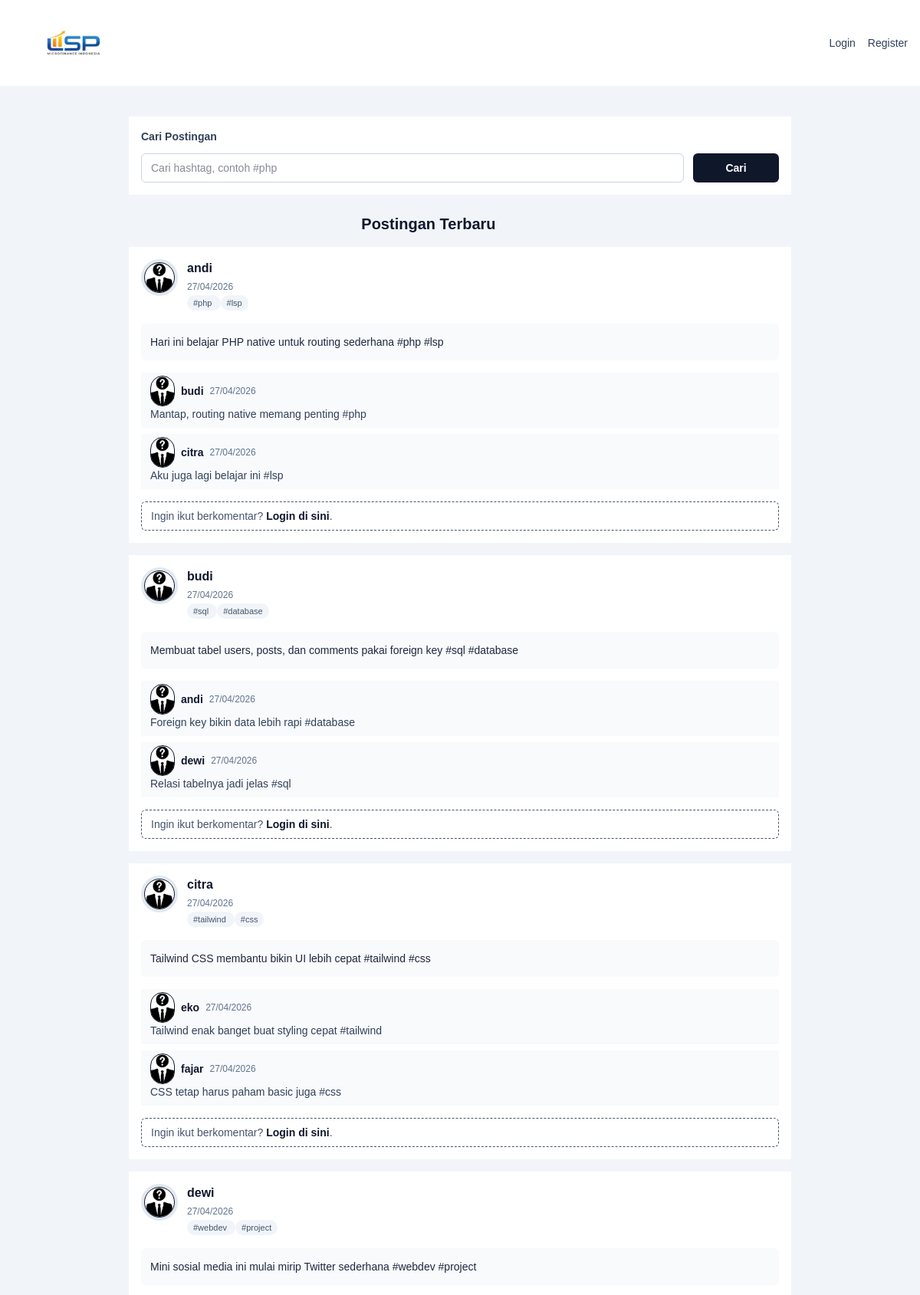
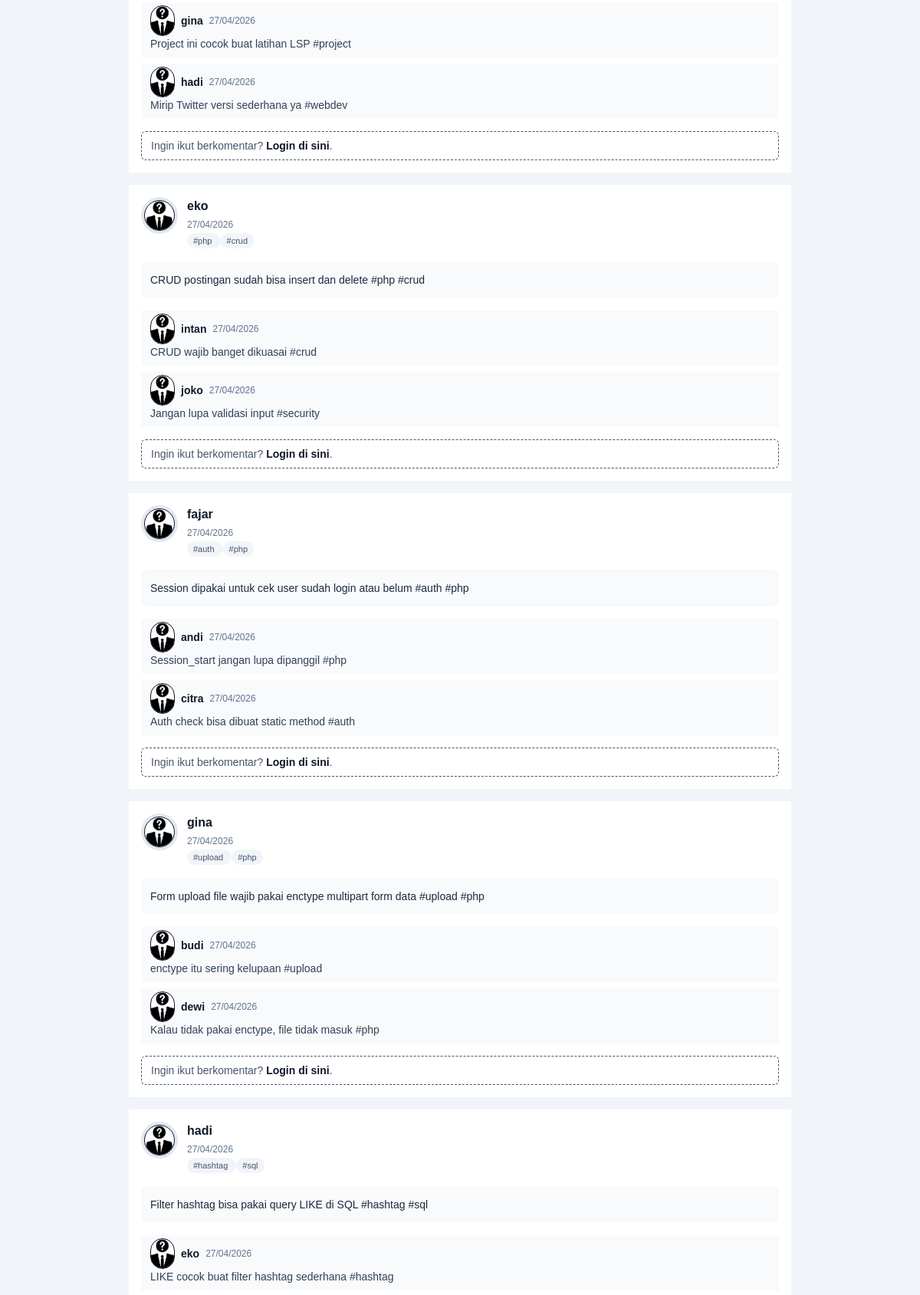
The page / (upper part) on the database its author committed (2 pictures, top to bottom).
### tables this page shows
CREATE TABLE posts (
    id INT AUTO_INCREMENT PRIMARY KEY,
    user_id INT NOT NULL,
    text VARCHAR(250) NOT NULL,

    image LONGBLOB,
    image_type VARCHAR(100),

    file LONGBLOB,
    file_name VARCHAR(255),
    file_type VARCHAR(100),

    created_at DATETIME DEFAULT CURRENT_TIMESTAMP,
    updated_at DATETIME DEFAULT CURRENT_TIMESTAMP ON UPDATE CURRENT_TIMESTAMP,

    FOREIGN KEY (user_id) REFERENCES users(id) ON DELETE CASCADE
);

CREATE TABLE users (
    id INT AUTO_INCREMENT PRIMARY KEY,
    username VARCHAR(100) NOT NULL UNIQUE,
    password VARCHAR(255) NOT NULL,
    bio TEXT,
    photo LONGBLOB,
    photo_type VARCHAR(100),
    created_at DATETIME DEFAULT CURRENT_TIMESTAMP
);

CREATE TABLE comments (
    id INT AUTO_INCREMENT PRIMARY KEY,
    post_id INT NOT NULL,
    user_id INT NOT NULL,
    text VARCHAR(250) NOT NULL,

    image LONGBLOB,
    image_type VARCHAR(100),

    file LONGBLOB,
    file_name VARCHAR(255),
    file_type VARCHAR(100),

    created_at DATETIME DEFAULT CURRENT_TIMESTAMP,
    updated_at DATETIME DEFAULT CURRENT_TIMESTAMP ON UPDATE CURRENT_TIMESTAMP,

    FOREIGN KEY (post_id) REFERENCES posts(id) ON DELETE CASCADE,
    FOREIGN KEY (user_id) REFERENCES users(id) ON DELETE CASCADE
);

### app/controller/PostController.php (called while the page is built, shortened)
<?php
class PostController
{
    public static function index()
    {
        global $conn;
        $hashtag = $_GET['hashtag'] ?? "";
        $sql = "
            SELECT posts.*, users.username, users.photo, users.photo_type
            FROM posts
            JOIN users ON posts.user_id = users.id
        ";
        $sql .= " ORDER BY posts.created_at DESC";
        $posts = mysqli_query($conn, $sql);
        require ROOT_DIR . "/public/view/home/index.php";
    }
}

### app/controller/AuthController.php (called while the page is built, shortened)
<?php
class AuthController
{
    public static function check_auth()
    {
        return isset($_SESSION['user_id']);
    }
}

### public/view/home/index.php (the view, shortened to what this page needs)
<!DOCTYPE html>
<html lang="id">
<head>
    <link rel="stylesheet" href="<?= ASSET_URL ?>dist/css/output.css">
</head>
<body>
    <?php include __DIR__ . "/../layouts/header/index.php"; ?>
    <div class="mx-auto min-h-screen p-4 max-w-4xl ">
        <section class="mb-6">
            <form method="GET" action="<?= BASE_URL ?>home" class=" bg-white p-4">
                <div class="mb-3 flex items-center justify-between">
                    <h2 class="text-sm font-semibold text-slate-700">Cari Postingan</h2>
                </div>
                <div class="flex flex-col gap-3 sm:flex-row">
                    <input
                        class="w-full rounded-md border border-slate-300 px-3 py-2 text-sm outline-none focus:border-slate-500"
                        type="text"
                        name="hashtag"
                        placeholder="Cari hashtag, contoh #php"
                        value="<?= $hashtag ?>">
                    <button class="rounded-md bg-slate-900 px-4 py-2 text-sm font-semibold text-white sm:min-w-28" type="submit">Cari</button>
                </div>
            </form>
        </section>
        <section>
            <div class="mb-4 flex items-center justify-between">
                <div>
                    <h2 class="text-center text-xl font-bold relative right-[220%]">Postingan Terbaru</h2>
                    </div>
            </div>
            <div class="space-y-4">
                <?php while ($post = mysqli_fetch_assoc($posts)): ?>
                    <?php
                    preg_match_all('/#([\p{L}\p{N}_]+)/u', $post['text'] ?? '', $hashtag_matches);
                    $post_hashtags = array_values(array_unique($hashtag_matches[0] ?? []));
                    ?>
                    <article class=" bg-white p-4">
                        <div class="mb-4 flex items-start justify-between gap-4">
                            <div class="flex items-start gap-3">
                                <?php if (!empty($post['photo'])): ?>
                                    <a href="<?= BASE_URL ?>info_user?id=<?= $post['user_id'] ?>">
                                        <img
                                            class="h-12 w-12 rounded-full border object-cover bg-white"
                                            alt="Profile picture">
                                    </a>
                                <?php else: ?>
                                    <a href="<?= BASE_URL ?>info_user?id=<?= $post['user_id'] ?>" class="flex h-12 w-12 items-center justify-center rounded-full bg-slate-200 font-semibold">
                                        <img
                                            class="h-10 w-10 rounded-full border bg-white object-cover"
                                            src="<?= ASSET_URL ?>images/default-pfp.png"
                                            alt="Profile picture"
                                        >
                                    </a>
                                <?php endif; ?>
                                <div>
                                    <p class="font-semibold"><?= $post['username'] ?></p>
                                    <p class="text-xs text-slate-500"><?= date('d/m/Y', strtotime($post['created_at'])) ?></p>
                                      <?php foreach ($post_hashtags as $tag): ?>
                                                <span class="rounded-full bg-slate-100 px-2 py-1 text-[11px] font-medium text-slate-600">
                                                    <?= $tag ?>
                                                </span>
                                            <?php endforeach; ?>
                                </div>
                            </div>
                        </div>
                        <div class="rounded-md bg-slate-50 p-3">
                            <?php if ($post['text'] !== ''): ?>
                                <p class="whitespace-pre-line text-sm leading-6 text-slate-800"><?= $post['text'] ?></p>
                            <?php endif; ?>
                        </div>
                        <?php
                        $post_id = $post['id'];
                        $comments = mysqli_query($conn, "
                            SELECT comments.*, users.username, users.photo, users.photo_type
                            FROM comments
                            JOIN users ON comments.user_id = users.id
                            WHERE comments.post_id = '$post_id'
                            ORDER BY comments.created_at DESC
                        ");
                        ?>
                        <div class="mt-4 space-y-2">
                            <?php while ($comment = mysqli_fetch_assoc($comments)): ?>
                                <div class=" bg-slate-50 px-3 py-2">
                                    <div class="mb-1 flex items-center justify-between gap-3">
                                        <div class="flex items-center gap-2">
                                            <?php if (!empty($comment['photo'])): ?>
                                                <a href="<?= BASE_URL ?>info_user?id=<?= $comment['user_id'] ?>">
                                                    <img
                                                        class="h-8 w-8 rounded-full border object-cover bg-white"
                                                        alt="Profile picture">
                                                </a>
                                            <?php else: ?>
                                                <a href="<?= BASE_URL ?>info_user?id=<?= $comment['user_id'] ?>" class="flex h-8 w-8 items-center justify-center rounded-full bg-slate-200 text-xs font-semibold">
                                                    <img
                                                        class="h-10 w-10 rounded-full border bg-white object-cover"
                                                        src="<?= ASSET_URL ?>images/default-pfp.png"
                                                        alt="Profile picture"
                                                    >
                                                </a>
                                            <?php endif; ?>
                                            <span class="text-sm font-semibold"><?= $comment['username'] ?></span>
                                            <span class="text-xs text-slate-500"><?= date('d/m/Y', strtotime($comment['created_at'])) ?></span>
                                        </div>
                                    </div>
                                    <?php if ($editing_comment_id === (int) $comment['id'] && $is_auth && $_SESSION['user_id'] == $comment['user_id']): ?>
                                        <form method="POST" action="<?= BASE_URL ?>comments/update" enctype="multipart/form-data" class="mt-2 space-y-3">
                                            <input type="hidden" name="comment_id" value="<?= $comment['id'] ?>">
                                            <input
                                                class="w-full rounded-md border border-slate-300 px-3 py-2 text-sm outline-none focus:border-slate-500"
                                                type="text"
                                                name="text"
                                                maxlength="250"
                                                value="<?= $comment['text'] ?>"
                                                placeholder="Edit komentar...">
                                            <div class="grid gap-3 sm:grid-cols-2">
                                                <div>
                                                    <label class="mb-1 block text-xs font-medium text-slate-700" for="edit-comment-image-<?= $comment['id'] ?>">Gambar</label>
                                                    <input class="block w-full text-xs text-slate-600 file:mr-3 file:rounded-md file:border-0 file:bg-slate-200 file:px-3 file:py-2 file:text-xs file:font-medium" id="edit-comment-image-<?= $comment['id'] ?>" type="file" name="image" accept="image/*">
                                                </div>
                                                <div>
                                                    <label class="mb-1 block text-xs font-medium text-slate-700" for="edit-comment-file-<?= $comment['id'] ?>">File</label>
                                                    <input class="block w-full text-xs text-slate-600 file:mr-3 file:rounded-md file:border-0 file:bg-slate-200 file:px-3 file:py-2 file:text-xs file:font-medium" id="edit-comment-file-<?= $comment['id'] ?>" type="file" name="file">
                                                </div>
                                            </div>
                                            <?php if (!empty($comment['image'])): ?>
                                                <img
                                                    class="max-h-40 w-full rounded-md border object-contain bg-white"
                                                    alt="Gambar komentar">
                                            <?php endif; ?>
                                            <?php if (!empty($comment['file_name'])): ?>
                                                <p class="text-xs text-slate-600">File saat ini: <?= $comment['file_name'] ?></p>
                                            <?php endif; ?>
                                            <div class="flex items-center justify-end gap-3">
                                                <a class="text-xs text-slate-600 hover:text-slate-900" href="<?= BASE_URL ?>home">Batal</a>
                                                <button class="rounded-md border border-slate-300 px-4 py-2 text-xs font-semibold text-slate-700" type="submit">Update</button>
                                            </div>
                                        </form>
                                    <?php else: ?>
                                        <?php if ($comment['text'] !== ''): ?>
                                            <p class="text-sm text-slate-700"><?= $comment['text'] ?></p>
                                        <?php endif; ?>
                                    <?php endif; ?>
                                </div>
                            <?php endwhile; ?>
                        </div>
                        <?php if ($is_auth): ?>
                            <form method="POST" action="<?= BASE_URL ?>comments/store" enctype="multipart/form-data" class="mt-4 space-y-3">
                                <input type="hidden" name="post_id" value="<?= $post['id'] ?>">
                                <input
                                    class="w-full rounded-md border border-slate-300 px-3 py-2 text-sm outline-none focus:border-slate-500"
                                    type="text"
                                    name="text"
                                    maxlength="250"
                                    placeholder="Tulis komentar atau upload gambar/file...">
                                <div class="grid gap-3 sm:grid-cols-2">
                                    <div>
                                        <label class="mb-1 block text-xs font-medium text-slate-700" for="comment-image-<?= $post['id'] ?>">Gambar</label>
                                        <input class="block w-full text-xs text-slate-600 file:mr-3 file:rounded-md file:border-0 file:bg-slate-200 file:px-3 file:py-2 file:text-xs file:font-medium" id="comment-image-<?= $post['id'] ?>" type="file" name="image" accept="image/*">
                                    </div>
                                    <div>
                                        <label class="mb-1 block text-xs font-medium text-slate-700" for="comment-file-<?= $post['id'] ?>">File</label>
                                        <input class="block w-full text-xs text-slate-600 file:mr-3 file:rounded-md file:border-0 file:bg-slate-200 file:px-3 file:py-2 file:text-xs file:font-medium" id="comment-file-<?= $post['id'] ?>" type="file" name="file">
                                    </div>
                                </div>
                                <div class="flex justify-end">
                                    <button class="rounded-md border border-slate-300 px-4 py-2 text-sm font-semibold text-slate-700 sm:min-w-28" type="submit">Komentar</button>
                                </div>
                            </form>
                        <?php else: ?>
                            <div class="mt-4 rounded-md border border-dashed px-3 py-2 text-sm text-slate-600">
                                Ingin ikut berkomentar? <a class="font-semibold text-slate-900" href="<?= BASE_URL ?>login">Login di sini</a>.
                            </div>
                        <?php endif; ?>
                    </article>
                <?php endwhile; ?>
            </div>
                </div>
</body>
</html>

### rows shown on the page
posts: user.username "andi", created_at "27/04/2026", tag "#php", tag "#lsp", text "Hari ini belajar PHP native untuk routing sederhana #php #lsp"
comments: user.username "budi", created_at "27/04/2026", text "Mantap, routing native memang penting #php"
comments: user.username "citra", created_at "27/04/2026", text "Aku juga lagi belajar ini #lsp"
posts: user.username "budi", created_at "27/04/2026", tag "#sql", tag "#database", text "Membuat tabel users, posts, dan comments pakai foreign key #sql #database"
comments: user.username "andi", created_at "27/04/2026", text "Foreign key bikin data lebih rapi #database"
comments: user.username "dewi", created_at "27/04/2026", text "Relasi tabelnya jadi jelas #sql"
posts: user.username "citra", created_at "27/04/2026", tag "#tailwind", tag "#css", text "Tailwind CSS membantu bikin UI lebih cepat #tailwind #css"
comments: user.username "eko", created_at "27/04/2026", text "Tailwind enak banget buat styling cepat #tailwind"
comments: user.username "fajar", created_at "27/04/2026", text "CSS tetap harus paham basic juga #css"
posts: user.username "dewi", created_at "27/04/2026", tag "#webdev", tag "#project", text "Mini sosial media ini mulai mirip Twitter sederhana #webdev #project"
comments: user.username "gina", created_at "27/04/2026", text "Project ini cocok buat latihan LSP #project"
comments: user.username "hadi", created_at "27/04/2026", text "Mirip Twitter versi sederhana ya #webdev"
posts: user.username "eko", created_at "27/04/2026", tag "#php", tag "#crud", text "CRUD postingan sudah bisa insert dan delete #php #crud"
comments: user.username "intan", created_at "27/04/2026", text "CRUD wajib banget dikuasai #crud"
comments: user.username "joko", created_at "27/04/2026", text "Jangan lupa validasi input #security"
posts: user.username "fajar", created_at "27/04/2026", tag "#auth", tag "#php", text "Session dipakai untuk cek user sudah login atau belum #auth #php"
comments: user.username "andi", created_at "27/04/2026", text "Session_start jangan lupa dipanggil #php"
comments: user.username "citra", created_at "27/04/2026", text "Auth check bisa dibuat static method #auth"
posts: user.username "gina", created_at "27/04/2026", tag "#upload", tag "#php", text "Form upload file wajib pakai enctype multipart form data #upload #php"
comments: user.username "budi", created_at "27/04/2026", text "enctype itu sering kelupaan #upload"
comments: user.username "dewi", created_at "27/04/2026", text "Kalau tidak pakai enctype, file tidak masuk #php"
posts: user.username "hadi", created_at "27/04/2026", tag "#hashtag", tag "#sql", text "Filter hashtag bisa pakai query LIKE di SQL #hashtag #sql"
comments: user.username "eko", created_at "27/04/2026", text "LIKE cocok buat filter hashtag sederhana #hashtag"
